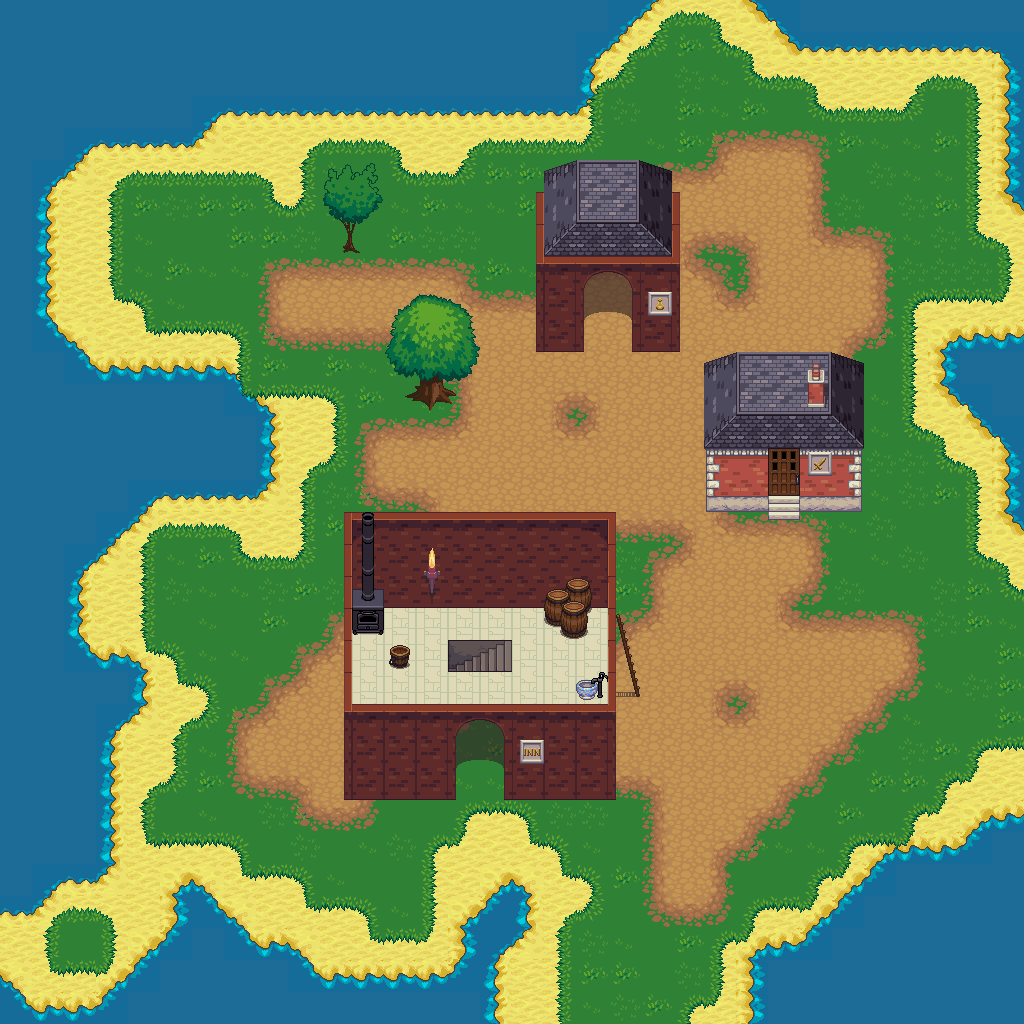

Rendered tile map (Tiled .tmx) drawn with the repository's tilesets; below, a short description and the map source with its tile grids summarised:
An orthogonal 32x32 tile map with 32x32 px tiles, 7 tile layers (background, sand, grass, dirt, ...), 2 tilesets.

<map version="1.0" orientation="orthogonal" renderorder="right-down" width="32" height="32" tilewidth="32" tileheight="32" nextobjectid="1">
 <tileset firstgid="1" name="lpc_terrain" tilewidth="32" tileheight="32">
  <image source="../gfx/terrain_atlas.png" width="1024" height="1024" />
  <terraintypes>
   <terrain name="dirt" tile="-1" />
   <terrain name="dirt2" tile="-1" />
   <terrain name="grass_on_water" tile="-1" />
   <terrain name="sand_on_water" tile="-1" />
   <terrain name="grass" tile="-1" />
  </terraintypes>
  <tile id="16" terrain="0,0,0," />
  <tile id="17" terrain="0,0,,0" />
  <tile id="19" terrain="1,1,1," />
  <tile id="20" terrain="1,1,,1" />
  <tile id="48" terrain="0,,0,0" />
  <tile id="49" terrain=",0,0,0" />
  <tile id="51" terrain="1,,1,1" />
  <tile id="52" terrain=",1,1,1" />
  <tile id="79" terrain=",,,0" />
  <tile id="80" terrain=",,0,0" />
  <tile id="81" terrain=",,0," />
  <tile id="82" terrain=",,,1" />
  <tile id="83" terrain=",,1,1" />
  <tile id="84" terrain=",,1," />
  <tile id="111" terrain=",0,,0" />
  <tile id="112" terrain="0,0,0,0" />
  <tile id="113" terrain="0,,0," />
  <tile id="114" terrain=",1,,1" />
  <tile id="115" terrain="1,1,1,1" />
  <tile id="116" terrain="1,,1," />
  <tile id="143" terrain=",0,," />
  <tile id="144" terrain="0,0,," />
  <tile id="145" terrain="0,,," />
  <tile id="146" terrain=",1,," />
  <tile id="147" terrain="1,1,," />
  <tile id="148" terrain="1,,," />
  <tile id="181" terrain="4,4,4,4" />
  <tile id="182" terrain="4,4,4,4" />
  <tile id="183" terrain="4,4,4,4" />
  <tile id="213" terrain="4,4,4," />
  <tile id="214" terrain="4,4,,4" />
  <tile id="245" terrain="4,,4,4" />
  <tile id="246" terrain=",4,4,4" />
  <tile id="277" terrain=",,,4" />
  <tile id="278" terrain=",,4,4" />
  <tile id="279" terrain=",,4," />
  <tile id="292" terrain="3,3,3," />
  <tile id="293" terrain="3,3,,3" />
  <tile id="295" terrain=",,,2" />
  <tile id="296" terrain=",,2," />
  <tile id="309" terrain=",4,,4" />
  <tile id="310" terrain="4,4,4,4" />
  <tile id="311" terrain="4,,4," />
  <tile id="324" terrain="3,,3,3" />
  <tile id="325" terrain=",3,3,3" />
  <tile id="327" terrain=",2,," />
  <tile id="328" terrain="2,,," />
  <tile id="341" terrain=",4,," />
  <tile id="342" terrain="4,4,," />
  <tile id="343" terrain="4,,," />
  <tile id="355" terrain=",,,3" />
  <tile id="356" terrain=",,3,3" />
  <tile id="357" terrain=",,3," />
  <tile id="358" terrain="2,2,2," />
  <tile id="359" terrain="2,2,," />
  <tile id="360" terrain="2,2,,2" />
  <tile id="387" terrain=",3,,3" />
  <tile id="388" terrain="3,3,3,3" />
  <tile id="389" terrain="3,,3," />
  <tile id="390" terrain="2,,2," />
  <tile id="392" terrain=",2,,2" />
  <tile id="419" terrain=",3,," />
  <tile id="420" terrain="3,3,," />
  <tile id="421" terrain="3,,," />
  <tile id="422" terrain="2,,2,2" />
  <tile id="423" terrain=",,2,2" />
  <tile id="424" terrain=",2,2,2" />
 </tileset>
 <tileset firstgid="1025" name="base_out_atlas" tilewidth="32" tileheight="32">
  <image source="../gfx/base_out_atlas.png" width="1024" height="1024" />
 </tileset>
 <layer name="background" width="32" height="32">
  <data>[1024 cells, 1024 non-empty, 1 distinct tile ids]</data>
 </layer>
 <layer name="sand" width="32" height="32">
  <data>[1024 cells, 837 non-empty, 13 distinct tile ids]</data>
 </layer>
 <layer name="grass" width="32" height="32">
  <data>[1024 cells, 687 non-empty, 16 distinct tile ids]</data>
 </layer>
 <layer name="dirt" width="32" height="32">
  <data>[1024 cells, 313 non-empty, 13 distinct tile ids]</data>
 </layer>
 <layer name="trees" width="32" height="32">
  <data>[1024 cells, 18 non-empty, 18 distinct tile ids]</data>
 </layer>
 <layer name="buildings" width="32" height="32">
  <data>[1024 cells, 149 non-empty, 49 distinct tile ids]</data>
 </layer>
 <layer name="items" width="32" height="32">
  <data>[1024 cells, 24 non-empty, 24 distinct tile ids]</data>
 </layer>
</map>
